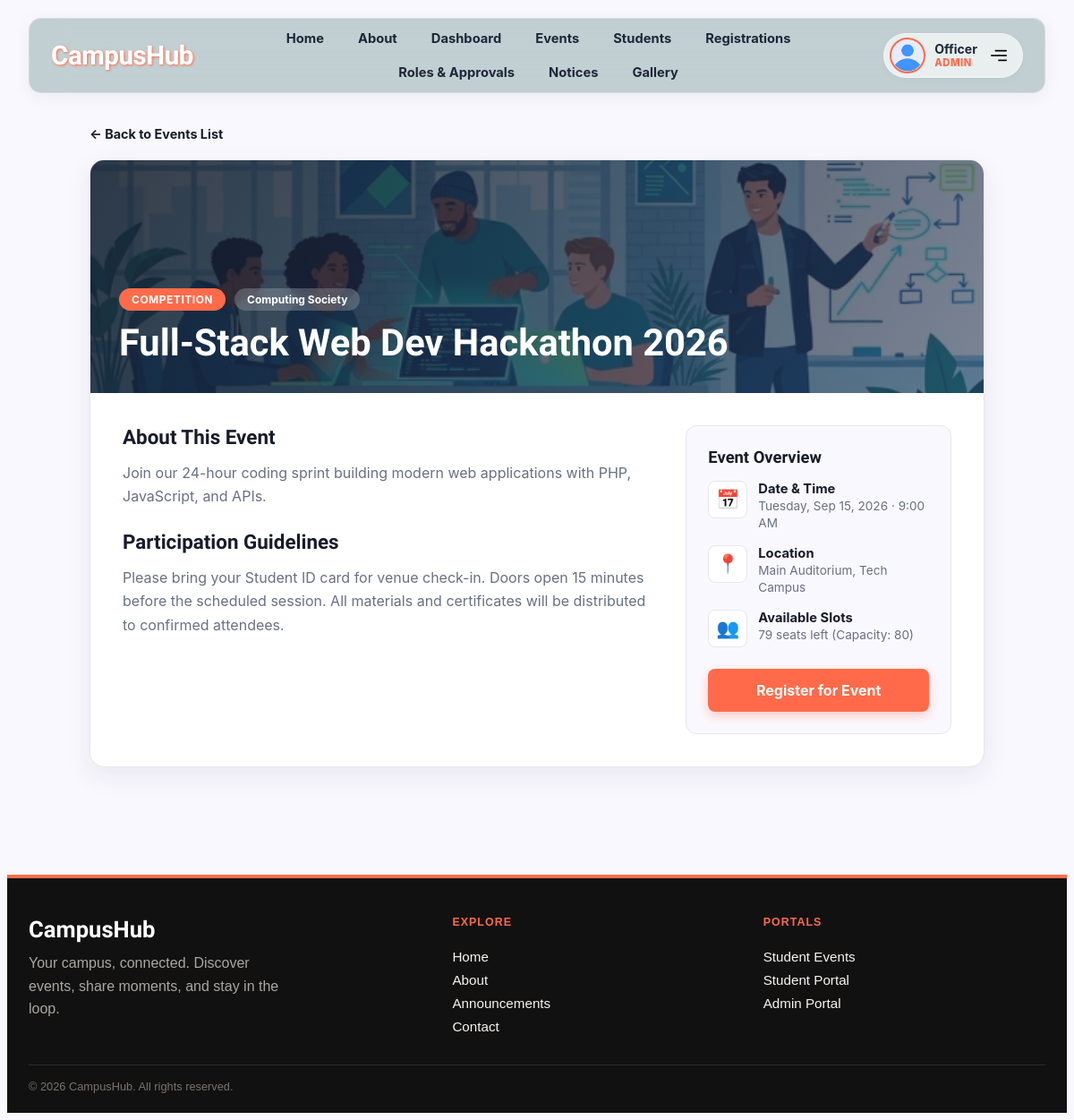
The page /student/event_details.php (signed in) on the database its author committed.
### tables this page shows
CREATE TABLE IF NOT EXISTS `events` (
  `event_id` INT AUTO_INCREMENT PRIMARY KEY,
  `title` VARCHAR(255) NOT NULL,
  `description` TEXT NOT NULL,
  `category` VARCHAR(50) NOT NULL DEFAULT 'Workshop',
  `club_name` VARCHAR(100) NOT NULL DEFAULT 'CampusHub General',
  `event_date` DATE NOT NULL,
  `event_time` TIME NOT NULL,
  `location` VARCHAR(255) NOT NULL,
  `max_participants` INT NOT NULL DEFAULT 50,
  `banner_image` VARCHAR(255) NULL,
  `meta_data` JSON NULL,
  `status` ENUM('upcoming', 'completed', 'cancelled') DEFAULT 'upcoming',
  `created_at` TIMESTAMP DEFAULT CURRENT_TIMESTAMP
);

### includes/db.php (called while the page is built, shortened)
<?php
class Database
{
  private static $connection = null;
  public static function getConnection()
  {
    if (self::$connection === null) {
      $conn = @new mysqli(DB_HOST, DB_USER, DB_PASS, DB_NAME, 3306);
      $conn->set_charset("utf8mb4");
      self::$connection = $conn;
    }
    return self::$connection;
  }
  public static function search($query, $types = null, $params = [])
  {
    $conn = self::getConnection();
    $statement = $conn->prepare($query);
    if ($types != null && !empty($params)) {
      $statement->bind_param($types, ...$params);
    }
    $statement->execute();
    $result = $statement->get_result();
    return $result;
  }
}

### student/event_details.php (the view, shortened to what this page needs)
<?php
require_once '../includes/header.php';
require_once '../includes/db.php';
$event_id = isset($_GET['id']) ? (int)$_GET['id'] : 1;
$event = null;
$is_already_registered = false;
$res = Database::search("SELECT * FROM events WHERE event_id = ? LIMIT 1", "i", [$event_id]);
if ($res && $res->num_rows > 0) {
    $event = $res->fetch_assoc();
}
$count_res = Database::search("SELECT COUNT(*) as total FROM registrations WHERE events_event_id = ? AND status = 'confirmed'", "i", [$event_id]);
$registered_count = 0;
if ($count_res && $row = $count_res->fetch_assoc()) {
    $registered_count = (int)$row['total'];
}
$seats_left = max(0, (int)$event['max_participants'] - $registered_count);
?>
<main class="page-container">
  <div class="details-container">
    <a href="events.php" class="back-link">&larr; Back to Events List</a>
    <article class="details-card">
      <div class="details-banner">
        <div class="badge-row">
          <span class="category-pill"><?php echo htmlspecialchars($event['category'] ?? 'Event'); ?></span>
          <span class="club-pill"><?php echo htmlspecialchars($event['club_name'] ?? 'CampusHub'); ?></span>
        </div>
        <h1><?php echo htmlspecialchars($event['title']); ?></h1>
      </div>
      <div class="details-body">
        <div class="details-main">
          <h2>About This Event</h2>
          <p><?php echo nl2br(htmlspecialchars($event['description'])); ?></p>
          <h2>Participation Guidelines</h2>
          <p>
            Please bring your Student ID card for venue check-in. Doors open 15 minutes before the scheduled session. All materials and certificates will be distributed to confirmed attendees.
          </p>
        </div>
        <div class="sidebar-card">
          <h3>Event Overview</h3>
          <div class="meta-list">
            <div class="meta-box">
              <div class="meta-icon">📅</div>
              <div class="meta-text">
                <strong>Date & Time</strong>
                <span><?php echo date('l, M d, Y', strtotime($event['event_date'])); ?> · <?php echo date('g:i A', strtotime($event['event_time'])); ?></span>
              </div>
            </div>
            <div class="meta-box">
              <div class="meta-icon">📍</div>
              <div class="meta-text">
                <strong>Location</strong>
                <span><?php echo htmlspecialchars($event['location']); ?></span>
              </div>
            </div>
            <div class="meta-box">
              <div class="meta-icon">👥</div>
              <div class="meta-text">
                <strong>Available Slots</strong>
                <span><?php echo $seats_left; ?> seats left (Capacity: <?php echo htmlspecialchars($event['max_participants']); ?>)</span>
              </div>
            </div>
          </div>
          <?php if ($is_already_registered): ?>
            <div class="registered-banner">
              ✓ You are registered for this event!
            </div>
            <a href="my_registrations.php" class="btn-action" style="background: var(--ink);">View My Passes</a>
          <?php elseif ($seats_left <= 0): ?>
            <button class="btn-action btn-disabled" disabled>Event Full</button>
          <?php else: ?>
            <a href="register_event.php?id=<?php echo htmlspecialchars($event['event_id']); ?>" class="btn-action">Register for Event</a>
          <?php endif; ?>
        </div>
      </div>
    </article>
  </div>
</main>
<?php
require_once '../includes/footer.php';
?>

### assets/css/style.css (style rules this page uses)
body { background-color: #faf8ff; font-family: 'Archivo Black', sans-serif; }

### student/event_details.php (style rules this page uses)
.page-container { --ink: #171b2a; --muted: #687083; --line: #e4e7ed; --coral: #FF6B4A; width: 100%; padding: 0 24px 64px; box-sizing: border-box; }
.details-container { width: 100%; max-width: 1000px; margin: 36px auto 0; }
.back-link { display: inline-flex; align-items: center; gap: 6px; color: var(--ink); text-decoration: none; font-weight: bold; margin-bottom: 20px; font-size: 0.9rem; font-family: -apple-system, BlinkMacSystemFont, "Segoe UI", Roboto, sans-serif; }
.details-card { background: #ffffff; border: 1px solid var(--line); border-radius: 16px; overflow: hidden; box-shadow: 0 10px 30px rgba(23, 27, 42, 0.08); }
.details-banner { height: 260px; background: linear-gradient(115deg, rgba(23, 27, 42, 0.85), rgba(43, 53, 79, 0.6)), url('../assets/images/events/tech_coding_work_shop.jpg') center / cover; padding: 32px; box-sizing: border-box; display: flex; flex-direction: column; justify-content: flex-end; color: #ffffff; }
.badge-row { display: flex; gap: 10px; margin-bottom: 12px; }
.category-pill { background: var(--coral); padding: 5px 14px; border-radius: 20px; font-size: 0.75rem; font-weight: bold; text-transform: uppercase; letter-spacing: 0.5px; font-family: -apple-system, BlinkMacSystemFont, "Segoe UI", Roboto, sans-serif; }
.club-pill { background: rgba(255, 255, 255, 0.2); backdrop-filter: blur(10px); padding: 5px 14px; border-radius: 20px; font-size: 0.75rem; font-weight: bold; font-family: -apple-system, BlinkMacSystemFont, "Segoe UI", Roboto, sans-serif; }
.details-banner h1 { margin: 0; font-size: clamp(1.8rem, 3.5vw, 2.6rem); line-height: 1.15; }
.details-body { padding: 36px; display: grid; grid-template-columns: 2fr 1fr; gap: 36px; }
.details-main h2 { margin: 0 0 14px; color: var(--ink); font-size: 1.4rem; }
.details-main p { color: var(--muted); font-family: -apple-system, BlinkMacSystemFont, "Segoe UI", Roboto, sans-serif; font-size: 1rem; line-height: 1.65; margin: 0 0 24px; }
.sidebar-card { background: #faf8ff; border: 1px solid var(--line); border-radius: 12px; padding: 24px; height: fit-content; }
.sidebar-card h3 { margin: 0 0 16px; color: var(--ink); font-size: 1.15rem; }
.meta-list { display: flex; flex-direction: column; gap: 16px; margin-bottom: 24px; }
.meta-box { display: flex; align-items: flex-start; gap: 12px; }
.meta-icon { font-size: 1.3rem; background: #ffffff; padding: 8px; border-radius: 8px; border: 1px solid var(--line); }
.meta-text strong { display: block; color: var(--ink); font-size: 0.92rem; font-family: -apple-system, BlinkMacSystemFont, "Segoe UI", Roboto, sans-serif; }
.meta-text span { color: var(--muted); font-size: 0.85rem; font-family: -apple-system, BlinkMacSystemFont, "Segoe UI", Roboto, sans-serif; }
.btn-action { display: block; width: 100%; text-align: center; padding: 14px 20px; background: var(--coral); color: #ffffff; text-decoration: none; border-radius: 8px; font-weight: bold; font-size: 1rem; box-sizing: border-box; box-shadow: 0 4px 12px rgba(255, 107, 74, 0.35); transition: background 0.2s, transform 0.1s; font-family: -apple-system, BlinkMacSystemFont, "Segoe UI", Roboto, sans-serif; }

### rows shown on the page
events: category "COMPETITION", club_name "Computing Society", title "Full-Stack Web Dev Hackathon 2026", description "Join our 24-hour coding sprint building modern web applications with PHP, JavaScript, and APIs.", event_date "Tuesday, Sep 15, 2026", event_time "9:00 AM", location "Main Auditorium, Tech Campus", max_participants "80"

### other values the page prints
$user_name "Officer"
str_replace('_', ' ', $user_role) "ADMIN"
$seats_left "79"
